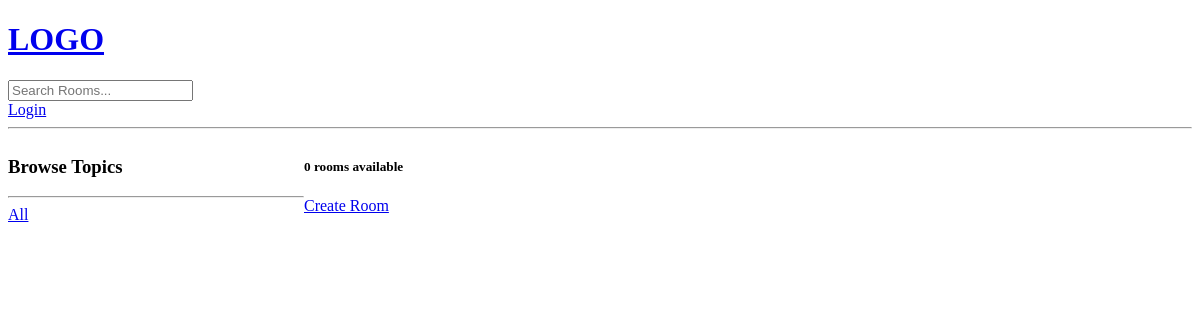
Page /?q=Python on the earlier database version.
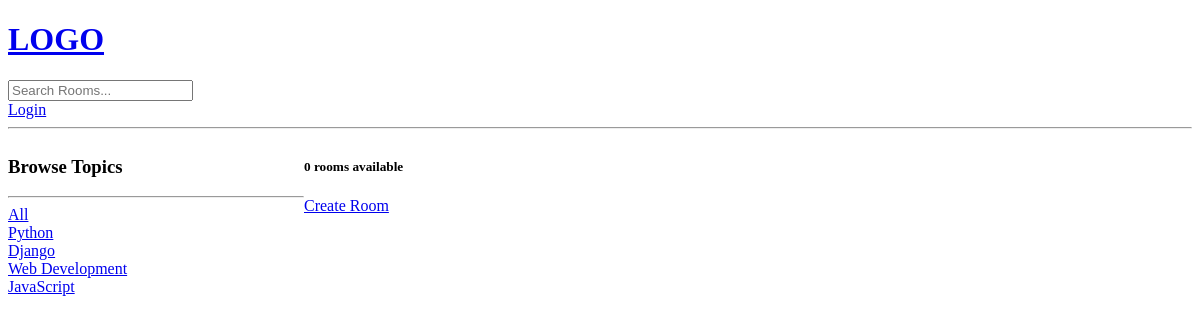
Same page on the later database version.
### base/models.py (models this page shows, shortened)
class Topic(models.Model):
    name = models.CharField(max_length=200)

### base/views.py (the view)
# urls.py: path('', views.home, name="home"),
def home(request):
    q = request.GET.get('q') if request.GET.get('q') != None else ''
    rooms = Room.objects.filter(
        Q(topic__name__icontains=q) |
        Q(name__icontains=q) |
        Q(description__icontains=q)
    )
    topics = Topic.objects.all()
    room_count = rooms.count()
    context = {'rooms': rooms, 'topics': topics, 'room_count': room_count}
    return render(request, 'base/home.html', context)

### base/templates/base/home.html (shortened to what this page needs)
{% extends 'main.html'%}
{% block content %}
<div class="home-container">
    <div>
        <h3>Browse Topics</h3>
        <hr>
        <div>
            <a href="{% url 'home' %}">All</a>
        </div>
        {% for topic in topics %}
            <div>
                <a href="{% url 'home' %}?q={{ topic.name }}">{{ topic.name }}</a>
            </div>
        {% endfor %}
    </div>
    <div>
        <h5>{{ room_count }} rooms available</h5>
        <a href="{% url 'create-room' %}">Create Room</a>
    </div>
</div>
{% endblock content %}

Differences in the rows shown:
added Topic: name "Python"
added Topic: name "Django"
added Topic: name "Web Development"
added Topic: name "JavaScript"
